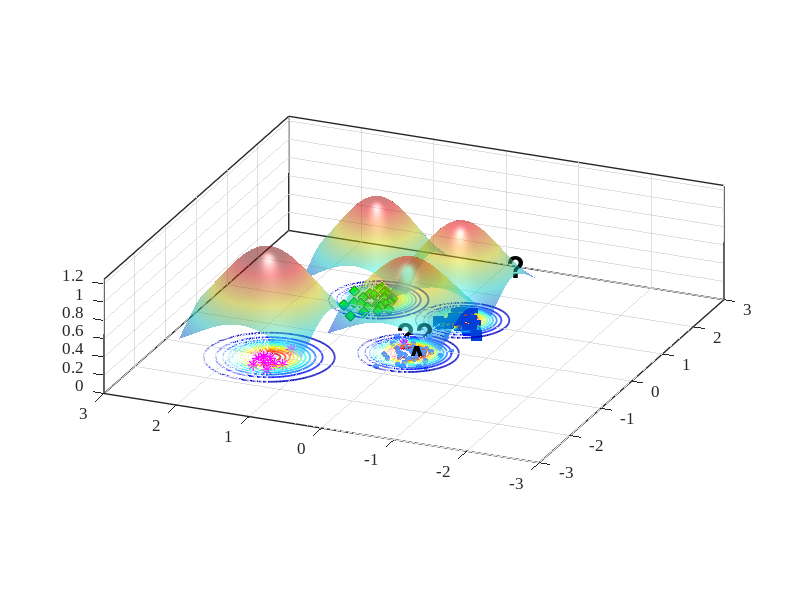

Write MATLAB code to recreate this figure.
%% Reproduce EVM-style demo figure (no toolboxes)
clear; close all; clc; rng(7);

% ---------- 1) 合成四类二维数据 ----------
% 类中心（大致对应图中位置）
C_star  = [-1.15  1.55];   % 红色星
C_diam  = [ 1.25  1.05];   % 绿色菱形
C_square= [ 1.05 -0.20];   % 蓝色方块
C_dot   = [-0.20  0.00];   % 蓝色小点（被 A 标注影响的那簇）

% 协方差（控制每簇形状）
S = @(sx,sy,rho)[sx^2 rho*sx*sy; rho*sx*sy sy^2];
Sig_star   = S(0.18,0.20, 0.05);
Sig_diam   = S(0.22,0.18,-0.10);
Sig_square = S(0.20,0.16, 0.05);
Sig_dot    = S(0.25,0.18, 0.00);

% 从高斯采样（不用 mvnrnd）
sample = @(N,mu,SIG) (randn(N,2)*chol(SIG,'lower') + mu);

X_star   = sample(12,C_star,   Sig_star);
X_diam   = sample(30,C_diam,   Sig_diam);
X_square = sample(28,C_square, Sig_square);
X_dot    = sample(45,C_dot,    Sig_dot);

% 加一个“离群星”靠近 A（见原图左中）
X_star = [X_star; 0.02 0.15];

% ---------- 2) 底面散点与样式 ----------
figure('Color','w','Position',[100,100,800,600]);
hold on; box on; grid on;
z0 = 0; % 所有散点都放在 z=0 的平面

scatter3(X_dot(:,1),   X_dot(:,2),   z0+zeros(size(X_dot,1),1),   18, [0.35 0.60 1.00], 'filled');  % 蓝色小点
scatter3(X_diam(:,1),  X_diam(:,2),  z0+zeros(size(X_diam,1),1),  60, 'g', 'd', 'filled', 'MarkerEdgeColor',[0 0.45 0]); % 绿菱形
scatter3(X_square(:,1),X_square(:,2),z0+zeros(size(X_square,1),1),60, [0 0.25 0.85], 's', 'filled'); % 蓝方块
scatter3(X_star(:,1),  X_star(:,2),  z0+zeros(size(X_star,1),1),  70, [1 0 1], '*', 'LineWidth',1.0); % 洋红星

% ---------- 3) ψ-model 等值环（彩色同心） ----------
% 采用带形状参的径向函数 psi(r) = exp(-(r/s)^t)
psi = @(X,Y,cx,cy,s,t) exp( - ( sqrt((X-cx).^2 + (Y-cy).^2) ./ s ).^t );

% 选几处“极端向量/代表点”（包含 A 所在）
EV = [ -0.23 -0.02 ;   % A 对应蓝点极端向量
        1.06 -0.22 ;   % 蓝方块
        1.28  1.03 ;   % 绿菱形
       -1.05  1.55 ];  % 红星
scale = [0.42, 0.36, 0.40, 0.48];   % 各自 scale
shape = [2.6,  2.2,  2.4,  2.0];    % 各自 shape

% 网格
[xg,yg] = meshgrid(linspace(-3,3,400));
colormap(jet); caxis([0 1]);

% 等高线层级（红到蓝：高到低）
levels = linspace(1.0,0.05,12);

for k = 1:size(EV,1)
    Z = psi(xg,yg,EV(k,1),EV(k,2),scale(k),shape(k));
    [~, h] = contour(xg,yg,Z,levels);    % 直接画在底面，保持颜色映射
    set(h,'LineWidth',1.25);

    % 将等高线明确压到 z=0（兼容不同 MATLAB 版本）
    ch = get(h,'Children');
    for ic = 1:numel(ch)
        zd = get(ch(ic),'ZData');
        if ~isempty(zd)
            set(ch(ic),'ZData',zeros(size(zd))); % 强制贴在 z=0
        end
    end
end

% 标出 A 与问号
text(-0.34,-0.06,0.02,'A','FontWeight','bold','FontSize',20,'Color','k');
text( 0.25, 0.35,0.03,'??','FontWeight','bold','FontSize',22,'Color','k');
text( 2.90,-0.05,0.03,'?','FontWeight','bold','FontSize',22,'Color','k');

% ---------- 4) 上方半透明“钟形面”（表示类支持/概率） ----------
% 用四个高斯穹顶，中心与各簇一致
gauss2 = @(X,Y,cx,cy,s) exp(-((X-cx).^2 + (Y-cy).^2)/(2*s^2));
tops  = {C_star, C_diam, C_square, C_dot};
sigT  = [0.65 0.55 0.55 0.60];
amp   = [1.05 0.95 0.90 0.85];

% 抬高穹顶，并缩小每个穹顶的覆盖范围（为每个穹顶使用局部网格）
zlift      = 0.18;   % 统一抬高量（不改变颜色映射）
spanFactor = 1.3;    % 每个穹顶半宽 = spanFactor * sigma（越小覆盖越小）
gridN      = 121;    % 局部网格分辨率

for i=1:4
    cx = tops{i}(1); cy = tops{i}(2);
    span = spanFactor * sigT(i);
    [xgi,ygi] = meshgrid(linspace(cx - span, cx + span, gridN), ...
                         linspace(cy - span, cy + span, gridN));

    Zt = amp(i) * gauss2(xgi,ygi,cx,cy,sigT(i));
    % 用 Zt 作为颜色，Zt+zlift 作为高度，从而抬高且保留原色
    s1 = surf(xgi,ygi, Zt + zlift, Zt, 'EdgeColor','none', 'FaceAlpha',0.5);
end
shading interp; camlight headlight; lighting gouraud;

% ---------- 5) 轴、视角与观感 ----------
xlim([-3 3]); ylim([-3 3]); zlim([0 1.25]); view(-67,22);
axis vis3d; daspect([1 1 0.8]);
set(gca,'FontName','Times New Roman','FontSize',12,'LineWidth',1);
% xlabel('x'); ylabel('y'); zlabel('score / \psi');

% 网格和背景风格
grid on; 
% set(gca,'GridAlpha',0.2,'MinorGridAlpha',0.2);
